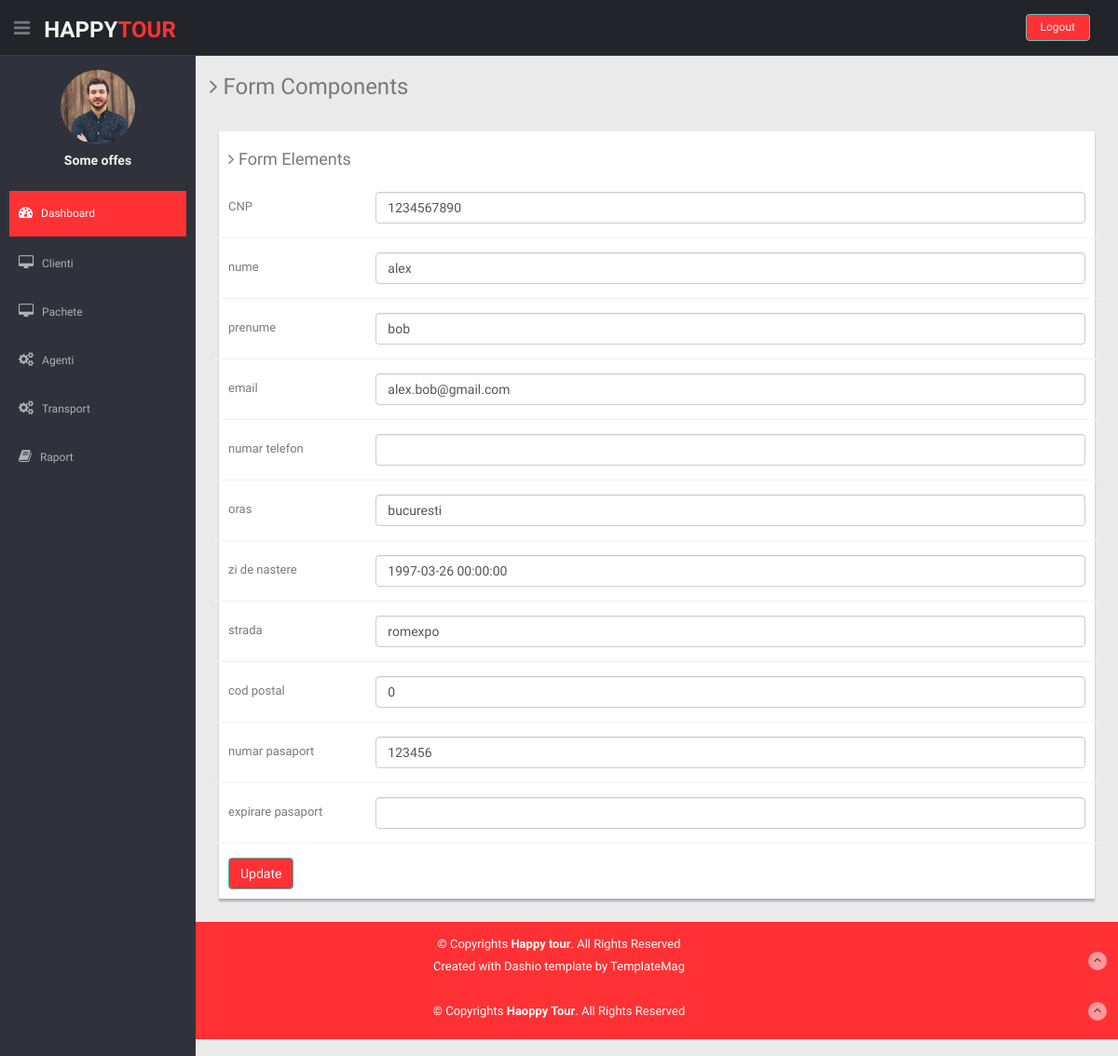
The app's page /editClient.php?edit=1234567890 (signed in) with its own data.
### tables this page shows
CREATE TABLE `clienti` (
  `id` int(11) NOT NULL,
  `id_agent` int(11) NOT NULL,
  `cnp` varchar(255) NOT NULL,
  `nume` varchar(255) NOT NULL,
  `prenume` varchar(255) NOT NULL,
  `email` varchar(255) NOT NULL,
  `numer_telefon` varchar(15) NOT NULL,
  `oras` varchar(255) NOT NULL,
  `zi_nastere` datetime NOT NULL,
  `apartament` varchar(255) NOT NULL,
  `localitate` varchar(255) NOT NULL,
  `strada` varchar(50) NOT NULL,
  `cod_postal` int(50) NOT NULL,
  `numar_pasaport` varchar(255) NOT NULL,
  `numarVisa` varchar(255) NOT NULL
);

### editClient.php (the view, shortened to what this page needs)
<?php
 require_once './partials/header.php';
?>
    <?php require_once './partials/sideBar.php' ?>
    <?php
        if(isset($_GET['edit'])){
            $cnpId = $_GET['edit'];
            $sql = mysqli_query($link, "SELECT * FROM clienti WHERE cnp = $cnpId");
            while($row = mysqli_fetch_array($sql)) {
                $cnp = $row['cnp'];
                $nume = $row['nume'];
                $prenume = $row['prenume'];
                $email = $row['email'];
                $numarTelefon = $row['numer_telefon'];
                $oras = $row['oras'];
                $ziNastere = $row['zi_nastere'];
                $strada = $row['strada'];
                $codPostal = $row['cod_postal'];
                $numarPasaport = $row['numar_pasaport'];
                $expirarePasaport = $row['expirare_pasaport'];
            }
        }
    ?>
    <section id="main-content">
      <section class="wrapper">
        <h3><i class="fa fa-angle-right"></i> Form Components</h3>
        <div class="row mt">
          <div class="col-lg-12">
            <div class="form-panel">
              <h4 class="mb"><i class="fa fa-angle-right"></i> Form Elements</h4>
              <form class="form-horizontal style-form" action="submitForm.php" method="post">
                <div class="form-group">
                  <label class="col-sm-2 col-sm-2 control-label">CNP</label>
                  <div class="col-sm-10">
                    <input type="number" name="cnp" value= "<?php echo $cnp ?>" class="form-control" required>
                  </div>
                </div>
                <div class="form-group">
                  <label class="col-sm-2 col-sm-2 control-label">nume</label>
                  <div class="col-sm-10">
                    <input type="text" name="nume" value= "<?php echo $nume ?>" class="form-control" required>
                  </div>
                </div>
                <div class="form-group">
                  <label class="col-sm-2 col-sm-2 control-label">prenume</label>
                  <div class="col-sm-10">
                    <input type="text" name="prenume" value= "<?php echo $prenume ?>" class="form-control" required>
                  </div>
                </div>
                <div class="form-group">
                  <label class="col-sm-2 col-sm-2 control-label">email</label>
                  <div class="col-sm-10">
                    <input type="email" name="email" value= "<?php echo $email ?>" class="form-control" required>
                  </div>
                </div>
                <div class="form-group">
                  <label class="col-sm-2 col-sm-2 control-label">numar telefon</label>
                  <div class="col-sm-10">
                    <input type="number" name="numarTelefon" value= "<?php echo $numarTelefon ?>" class="form-control" required>
                  </div>
                </div>
                <div class="form-group">
                  <label class="col-sm-2 col-sm-2 control-label">oras</label>
                  <div class="col-sm-10">
                    <input type="text" name="oras" value= "<?php echo $oras ?>" class="form-control" required>
                  </div>
                </div>
                <div class="form-group">
                  <label class="col-sm-2 col-sm-2 control-label">zi de nastere</label>
                  <div class="col-sm-10">
                    <input type="datatime" name="ziNastere" value= "<?php echo $ziNastere ?>" class="form-control" required>
                  </div>
                </div>
                <div class="form-group">
                  <label class="col-sm-2 col-sm-2 control-label">strada</label>
                  <div class="col-sm-10">
                    <input type="text" name="strada" value= "<?php echo $strada ?>" class="form-control" required>
                  </div>
                </div>
                <div class="form-group">
                  <label class="col-sm-2 col-sm-2 control-label">cod postal</label>
                  <div class="col-sm-10">
                    <input type="number" name="codPostal" value= "<?php echo $codPostal ?>" class="form-control" required>
                  </div>
                </div>
                <div class="form-group">
                  <label class="col-sm-2 col-sm-2 control-label">numar pasaport</label>
                  <div class="col-sm-10">
                    <input type="number" name="numarPasaport" value= "<?php echo $numarPasaport ?>" class="form-control" required>
                  </div>
                </div>
                <div class="form-group">
                  <label class="col-sm-2 col-sm-2 control-label">expirare pasaport</label>
                  <div class="col-sm-10">
                    <input type="datatime" name="expirarePasaport" value= "<?php echo $expirarePasaport ?>" class="form-control" required>
                  </div>
                </div>
                <button type="submit" name="update" class='btn btn-theme'>Update</button>
              </form>
            </div>
          </div>
        </div>
      </section>
    </section>
    <footer class="site-footer">
      <div class="text-center">
        <p>
          &copy; Copyrights <strong>Happy tour</strong>. All Rights Reserved
        </p>
        <div class="credits">
          Created with Dashio template by <a href="https://templatemag.com/">TemplateMag</a>
        </div>
        <a href="form_component.html#" class="go-top">
          <i class="fa fa-angle-up"></i>
          </a>
      </div>
    </footer>
  </section>
  <?php require_once './partials/footer.php' ?>

### css/style.css (style rules this page uses)
body { color: #797979; background: #eaeaea; font-family: 'Ruda', sans-serif; padding: 0px !important; margin: 0px !important; font-size:13px; }
a, a:hover, a:focus { text-decoration: none; outline: none; }
.btn-theme { color: #fff; background-color: #ff3134; border-color: #48bcb4; }
.mt { margin-top: 25px; }
.mb { margin-bottom: 25px; }
#main-content { margin-left: 210px; }
.wrapper { display: inline-block; margin-top: 60px; padding-left: 15px; padding-right: 15px; padding-bottom: 15px; padding-top: 0px; width: 100%; }
.form-panel { background: #ffffff; margin: 10px; padding: 10px; box-shadow: 0px 3px 2px #aab2bd; text-align: left; }
label { font-weight: 400; }
.form-horizontal.style-form .form-group { border-bottom: 1px solid #eff2f7; padding-bottom: 15px; margin-bottom: 15px; }
@media (min-width: 768px) { .form-horizontal .control-label { text-align: left; } }
.site-footer { background: #ff3134; color: #fff; padding: 15px 0; }
.site-footer p { margin-bottom: 5px; }
.credits, .credits a { color: #fff; }
.go-top { margin-right: 1%; margin-top: -25px; float: right; background: rgba(255,255,255,.5); width: 20px; height: 20px; border-radius: 50%; -webkit-border-radius: 50%; }
.go-top i { color: #2A3542; }

### records on screen
clienti: cnp "1234567890", nume "alex", prenume "bob", email "alex.bob@gmail.com", oras "bucuresti", ziNastere "1997-03-26 00:00:00", strada "romexpo", codPostal "0", numarPasaport "123456"
